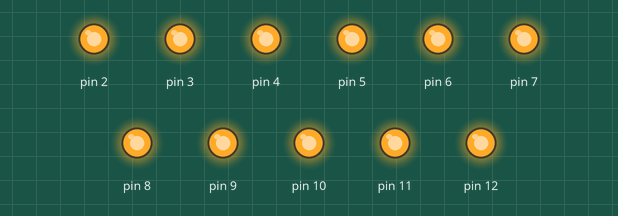
Bench run of a sketch on a simulated Arduino Uno, built with avr-gcc and run on an emulated ATmega328P. On the bench: output pins drawn as LEDs (lit = HIGH).

Above: at 0.05 s.
At 2.75 s:
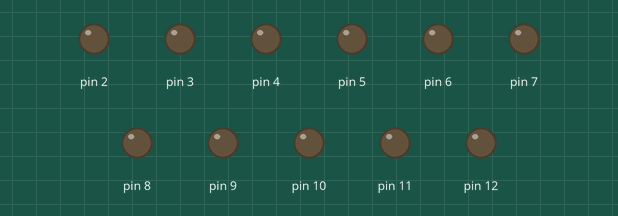
Timing chart, 0 to 3.0 s (numbered marks = the images above):
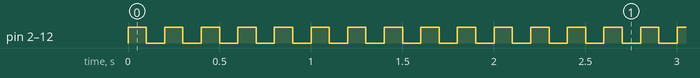

The sketch:

Memory_teste_leds.ino
```cpp
// Este programa acende e apaga LEDs conectados aos pinos de 2 a 12 em sequência.

void setup() {
  // Configuração inicial: define os pinos de 2 a 12 como saídas para controle dos LEDs.
  for (int x = 2; x <= 12; x++) {
    pinMode(x, OUTPUT);
  }
}

void loop() {
  // Loop principal que acende os LEDs em sequência.

  // Acende cada LED em sequência.
  for (int x = 2; x <= 12; x++) {
    digitalWrite(x, HIGH);
  }
  // Aguarda por 100 milissegundos (0,1 segundo).
  delay(100);

  // Apaga cada LED em sequência.
  for (int x = 2; x <= 12; x++) {
    digitalWrite(x, LOW);
  }
  // Aguarda por 100 milissegundos (0,1 segundo).
  delay(100);
}
```

Measured:
- by itself, pin 2–12: alternates HIGH for 0.10 s and LOW for 0.10 s
